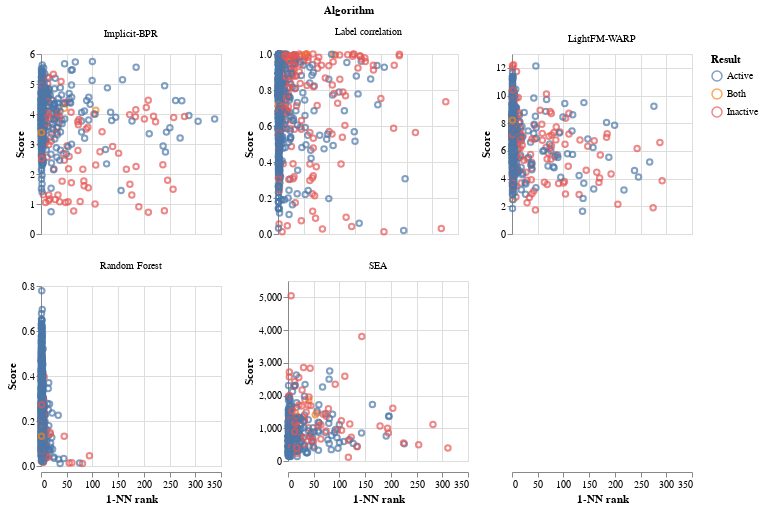

The notebook cell this image was saved under:
### Code cell
import altair as alt
alt.data_transformers.disable_max_rows()
alt.Chart(d).mark_point().encode(
    y='Score:Q',
    x=alt.X('1-NN rank:Q'),# scale=alt.Scale(type='log'),),
    color='Result:N'
).properties(
    width=180,
    height=180
).facet(
   facet='Algorithm:N',
    columns=3
).resolve_scale(y='independent')

### Figure 1 — Vega-Lite specification as saved in the notebook (floating-point values rounded to 4 significant figures; data arrays with more than 128 entries replaced by an {"elided": "..."} marker saying what was removed)
{"config": {"view": {"continuousWidth": 400, "continuousHeight": 300}}, "data": {"name": "data-c92e5cb6e02a21bbf77a45ad5f8eb92a"}, "facet": {"type": "nominal", "field": "Algorithm"}, "spec": {"mark": "point", "encoding": {"color": {"type": "nominal", "field": "Result"}, "x": {"type": "quantitative", "field": "1-NN rank"}, "y": {"type": "quantitative", "field": "Score"}}, "height": 180, "width": 180}, "columns": 3, "resolve": {"scale": {"y": "independent"}}, "$schema": "https://vega.github.io/schema/vega-lite/v4.8.1.json", "datasets": {"data-c92e5cb6e02a21bbf77a45ad5f8eb92a": {"elided": "4310 records"}}}
